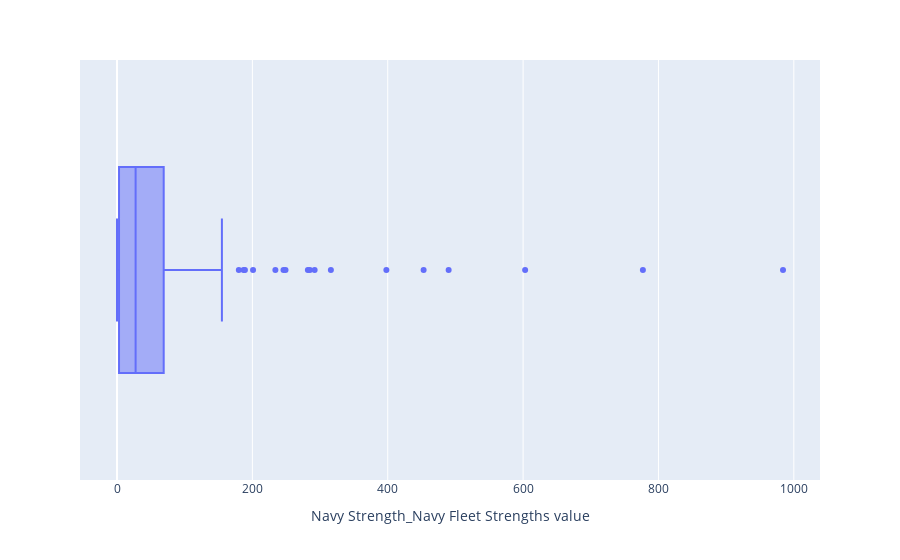

The notebook cell saved with this chart:
### Code cell
fig = px.box(value_df, x = value_df["Navy Strength_Navy Fleet Strengths value"],
             hover_name=value_df["country"])

fig.show()

### Figure 1 — Plotly figure (JSON) as saved in the notebook; plotly's stock layout.template omitted (floating-point values rounded to 4 significant figures; data arrays with more than 128 entries replaced by an {"elided": "..."} marker saying what was removed)
{"data": [{"alignmentgroup": "True", "hovertemplate": "<b>%{hovertext}</b><br><br>Navy Strength_Navy Fleet Strengths value=%{x}<extra></extra>", "hovertext": {"elided": "138 str values"}, "legendgroup": "", "marker": {"color": "#636efa"}, "name": "", "notched": false, "offsetgroup": "", "orientation": "h", "showlegend": false, "type": "box", "x": {"elided": "138 int values"}, "x0": " ", "xaxis": "x", "y0": " ", "yaxis": "y"}], "layout": {"autosize": true, "boxmode": "group", "legend": {"tracegroupgap": 0}, "margin": {"t": 60}, "xaxis": {"anchor": "y", "autorange": true, "domain": [0, 1], "range": [-54.67, 1039.0], "title": {"text": "Navy Strength_Navy Fleet Strengths value"}, "type": "linear"}, "yaxis": {"anchor": "x", "autorange": true, "domain": [0, 1], "range": [-0.5, 0.5], "type": "category"}}}
